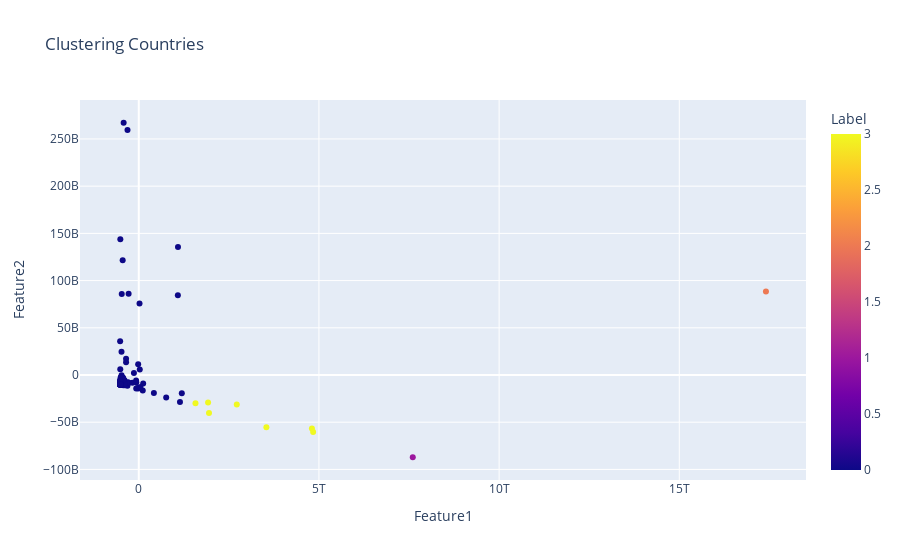

The notebook cell this image was saved under:
### Markdown cell above
### Creating Interactive Graphs with Plotly

### Code cell
fig = px.scatter(df, x="Feature1", y="Feature2", color="Label", hover_name="Country", title="Clustering Countries")
fig.show()

### Figure 1 — Plotly figure (JSON) as saved in the notebook; plotly's stock layout.template omitted (floating-point values rounded to 4 significant figures; data arrays with more than 128 entries replaced by an {"elided": "..."} marker saying what was removed)
{"data": [{"hovertemplate": "<b>%{hovertext}</b><br><br>Feature1=%{x}<br>Feature2=%{y}<br>Label=%{marker.color}<extra></extra>", "hovertext": {"elided": "138 str values"}, "legendgroup": "", "marker": {"color": {"elided": "138 int values"}, "coloraxis": "coloraxis", "symbol": "circle"}, "mode": "markers", "name": "", "orientation": "v", "showlegend": false, "type": "scatter", "x": {"elided": "138 float values"}, "xaxis": "x", "y": {"elided": "138 float values"}, "yaxis": "y"}], "layout": {"coloraxis": {"colorbar": {"title": {"text": "Label"}}, "colorscale": [[0, "#0d0887"], [0.1111, "#46039f"], [0.2222, "#7201a8"], [0.3333, "#9c179e"], [0.4444, "#bd3786"], [0.5556, "#d8576b"], [0.6667, "#ed7953"], [0.7778, "#fb9f3a"], [0.8889, "#fdca26"], [1, "#f0f921"]]}, "legend": {"tracegroupgap": 0}, "title": {"text": "Clustering Countries"}, "xaxis": {"anchor": "y", "domain": [0, 1], "title": {"text": "Feature1"}}, "yaxis": {"anchor": "x", "domain": [0, 1], "title": {"text": "Feature2"}}}}
